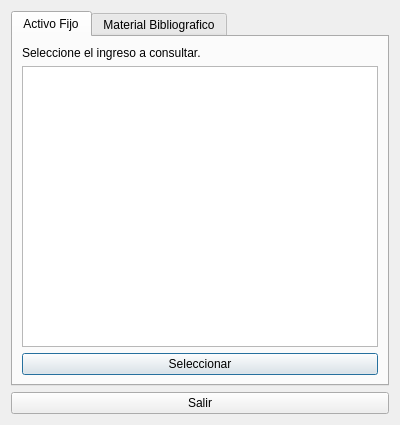
<?xml version="1.0" encoding="UTF-8"?>
<ui version="4.0">
 <class>IngresoenProceso</class>
 <widget class="QDialog" name="IngresoenProceso">
  <property name="geometry">
   <rect>
    <x>0</x>
    <y>0</y>
    <width>400</width>
    <height>425</height>
   </rect>
  </property>
  <property name="windowTitle">
   <string>Consulta de Ingresos en proceso</string>
  </property>
  <layout class="QVBoxLayout" name="verticalLayout_2">
   <item>
    <widget class="QTabWidget" name="tabWidget">
     <property name="currentIndex">
      <number>0</number>
     </property>
     <widget class="QWidget" name="tab">
      <attribute name="title">
       <string>Activo Fijo</string>
      </attribute>
      <layout class="QVBoxLayout" name="verticalLayout">
       <item>
        <widget class="QLabel" name="label">
         <property name="text">
          <string>Seleccione el ingreso a consultar.</string>
         </property>
        </widget>
       </item>
       <item>
        <widget class="QTableView" name="tablaIngresosAF"/>
       </item>
       <item>
        <widget class="QPushButton" name="btmSeleccionar">
         <property name="text">
          <string>Seleccionar</string>
         </property>
        </widget>
       </item>
      </layout>
     </widget>
     <widget class="QWidget" name="tab_2">
      <attribute name="title">
       <string>Material Bibliografico</string>
      </attribute>
     </widget>
    </widget>
   </item>
   <item>
    <widget class="QPushButton" name="btmSalir">
     <property name="text">
      <string>Salir</string>
     </property>
    </widget>
   </item>
  </layout>
 </widget>
 <resources/>
 <connections>
  <connection>
   <sender>btmSalir</sender>
   <signal>pressed()</signal>
   <receiver>IngresoenProceso</receiver>
   <slot>close()</slot>
   <hints>
    <hint type="sourcelabel">
     <x>199</x>
     <y>277</y>
    </hint>
    <hint type="destinationlabel">
     <x>199</x>
     <y>149</y>
    </hint>
   </hints>
  </connection>
 </connections>
</ui>
